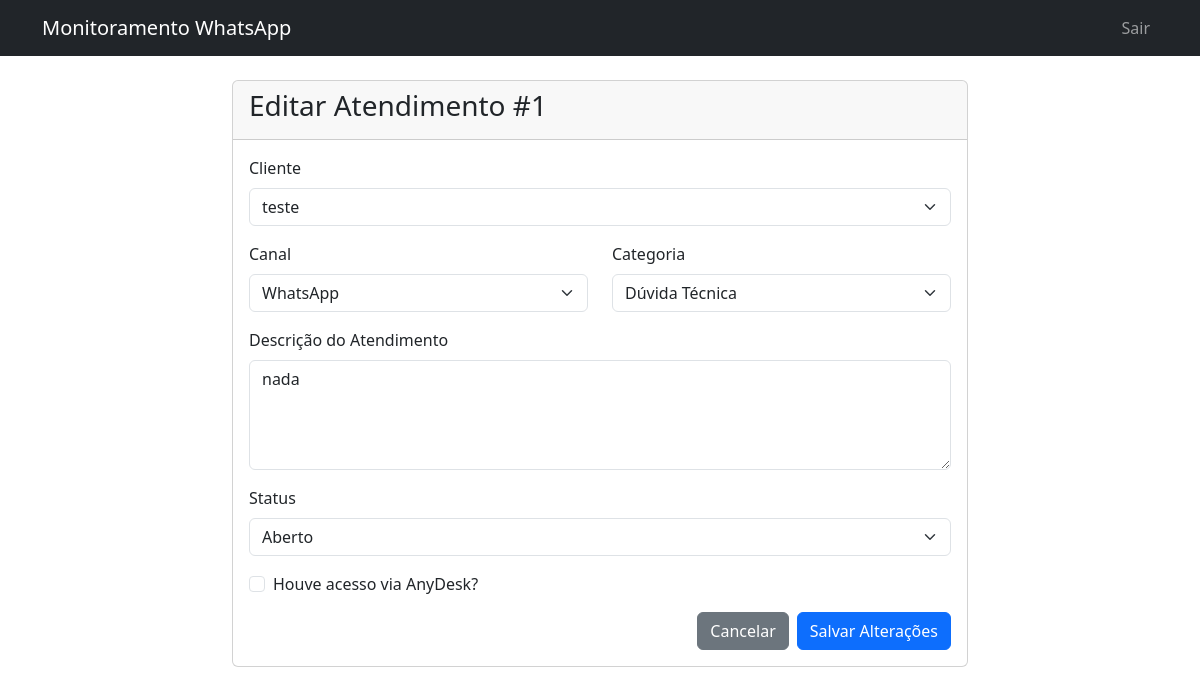
The app's page /interaction/1/edit (signed in) with its own data.
### app/models.py (models this page shows, shortened)
class Interaction(db.Model):
    __tablename__ = 'interactions'
    id = db.Column(db.Integer, primary_key=True)
    user_id = db.Column(db.Integer, db.ForeignKey('users.id'), nullable=False)
    client_id = db.Column(db.Integer, db.ForeignKey('clients.id'), nullable=False)
    channel = db.Column(db.String(50), nullable=False) # 'WhatsApp' ou 'AnyDesk'
    had_anydesk_session = db.Column(db.Boolean, default=False) # O checkbox extra
    category = db.Column(db.String(100), nullable=False) # 'Dúvida Técnica', 'Suporte', etc.
    description = db.Column(db.Text, nullable=False)
    status = db.Column(db.String(50), default='Aberto', nullable=False) # 'Aberto', 'Resolvido', etc.
    start_time = db.Column(db.DateTime, default=datetime.utcnow, index=True)
    end_time = db.Column(db.DateTime, nullable=True) # Preenchido ao resolver

### app/routes.py (the view, shortened to what this page needs)
@bp.route('/interaction/<int:interaction_id>/edit', methods=['GET', 'POST'])
@login_required
def edit_interaction(interaction_id):
    interaction = Interaction.query.get_or_404(interaction_id)
    if not current_user.is_supervisor and current_user.id != interaction.user_id:
        flash('Você não tem permissão para editar este atendimento.', 'danger')
        return redirect(url_for('main.index'))
    form = InteractionForm(obj=interaction) # Pré-popula o formulário com os dados do objeto
    return render_template('edit_interaction.html', form=form, interaction=interaction)

### app/forms.py
class InteractionForm(FlaskForm):
    client = QuerySelectField('Cliente', query_factory=get_clients, get_label='name', allow_blank=False, validators=[DataRequired()])
    channel = SelectField('Canal', choices=[('WhatsApp', 'WhatsApp')], validators=[DataRequired()])
    category = SelectField('Categoria', choices=[
        ('Dúvida Técnica', 'Dúvida Técnica'),
        ('Suporte', 'Suporte'),
    ], validators=[DataRequired()])
    description = TextAreaField('Descrição do Atendimento', validators=[DataRequired()])
    status = SelectField('Status', choices=[('Aberto', 'Aberto'), ('Em Andamento', 'Em Andamento'), ('Resolvido', 'Resolvido'), ('Pendente', 'Pendente')], validators=[DataRequired()])
    had_anydesk_session = BooleanField('Houve acesso via AnyDesk?')
    submit_interaction = SubmitField('Registrar Atendimento')

### app/forms.py (called while the page is built)
def get_clients():
    return Client.query

### app/models.py (called while the page is built)
@login_manager.user_loader
def load_user(user_id):
    return User.query.get(user_id)

    def __repr__(self):
        return f'<Client {self.name}>'

### app/templates/edit_interaction.html (shortened to what this page needs)
{% extends "base.html" %}
{% block content %}
<div class="row justify-content-center">
    <div class="col-md-8">
        <div class="card">
            <div class="card-header">
                <h3>Editar Atendimento #{{ interaction.id }}</h3>
            </div>
            <div class="card-body">
                <form method="POST" action="">
                    <div class="mb-3">
                        {{ form.client.label(class="form-label") }}
                        {{ form.client(class="form-select") }}
                    </div>
                    <div class="row">
                        <div class="col-md-6 mb-3">
                            {{ form.channel.label(class="form-label") }}
                            {{ form.channel(class="form-select") }}
                        </div>
                        <div class="col-md-6 mb-3">
                            {{ form.category.label(class="form-label") }}
                            {{ form.category(class="form-select") }}
                        </div>
                    </div>
                    <div class="mb-3">
                        {{ form.description.label(class="form-label") }}
                        {{ form.description(class="form-control", rows=4) }}
                    </div>
                    <div class="mb-3">
                        {{ form.status.label(class="form-label") }}
                        {{ form.status(class="form-select") }}
                    </div>
                    <div class="mb-3 form-check">
                        {{ form.had_anydesk_session(class="form-check-input") }}
                        {{ form.had_anydesk_session.label(class="form-check-label") }}
                    </div>
                    <div class="d-flex justify-content-end">
                        <a href="{{ url_for('main.index') }}" class="btn btn-secondary me-2">Cancelar</a>
                        <button type="submit" class="btn btn-primary">Salvar Alterações</button>
                    </div>
                </form>
            </div>
        </div>
    </div>
</div>
{% endblock %}

### app/static/css/style.css (style rules this page uses)
body { background-color: #f8f9fa; }

### records on screen
Interaction: id "1", client "teste", channel "WhatsApp", category "Dúvida Técnica", description "nada", status "Aberto"
